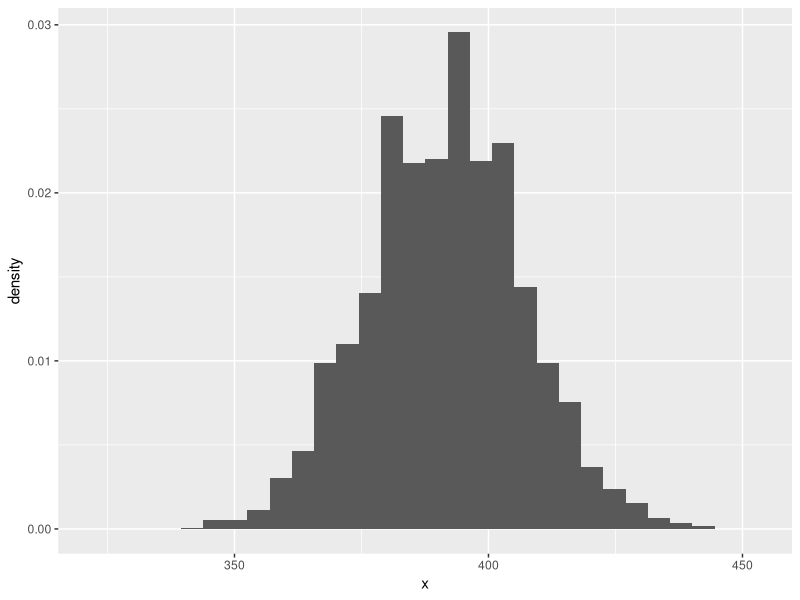

Recreate this plot in R.
library(tidyverse)
library(ggplot2)

dat = tibble(rbinom(n = 10000, size = 1004, prob = .39)) 
  
colnames(dat) = "x"
hist = ggplot(data = dat) + 
  geom_histogram(aes(x = x, y = after_stat(density))) 

hist
view(dat)